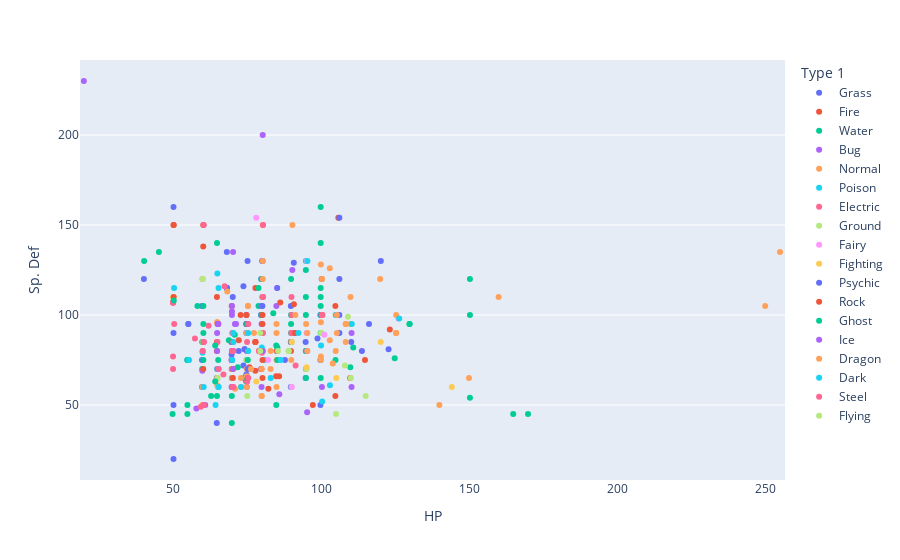

Notebook source saved alongside this figure:
### Code cell
px.strip(data_frame = df_pokemon[(c1) | (c2) | (c3) | (c4)], ## mas de 95
         x          = "HP",
         y         = "Sp. Def",
         hover_data = ["Name"],
         color      = "Type 1")

### Figure 1 — Plotly figure (JSON) as saved in the notebook; plotly's stock layout.template omitted (floating-point values rounded to 4 significant figures)
{"data": [{"alignmentgroup": "True", "boxpoints": "all", "customdata": [["Venusaur"], ["VenusaurMega Venusaur"], ["Vileplume"], ["Victreebel"], ["Exeggutor"], ["Tangela"], ["Meganium"], ["Bellossom"], ["Jumpluff"], ["Sceptile"], ["SceptileMega Sceptile"], ["Shiftry"], ["Breloom"], ["Cacturne"], ["Tropius"], ["Torterra"], ["Roserade"], ["Cherrim"], ["Carnivine"], ["Abomasnow"], ["AbomasnowMega Abomasnow"], ["Tangrowth"], ["Leafeon"], ["ShayminLand Forme"], ["ShayminSky Forme"], ["Serperior"], ["Simisage"], ["Whimsicott"], ["Lilligant"], ["Maractus"], ["Amoonguss"], ["Ferrothorn"], ["Virizion"], ["Chesnaught"], ["Gogoat"]], "fillcolor": "rgba(255,255,255,0)", "hoveron": "points", "hovertemplate": "Type 1=Grass<br>HP=%{x}<br>Sp. Def=%{y}<br>Name=%{customdata[0]}<extra></extra>", "legendgroup": "Grass", "line": {"color": "rgba(255,255,255,0)"}, "marker": {"color": "#636efa"}, "name": "Grass", "offsetgroup": "Grass", "orientation": "v", "pointpos": 0, "showlegend": true, "type": "box", "x": [80, 80, 75, 80, 95, 65, 80, 75, 75, 70, 70, 90, 60, 70, 99, 95, 60, 70, 74, 90, 90, 100, 65, 100, 100, 75, 75, 60, 70, 75, 114, 74, 91, 88, 123], "x0": " ", "xaxis": "x", "y": [100, 120, 90, 70, 65, 40, 100, 100, 95, 85, 85, 60, 60, 60, 87, 85, 105, 78, 72, 85, 105, 50, 65, 100, 75, 95, 63, 75, 75, 67, 80, 116, 129, 75, 81], "y0": " ", "yaxis": "y"}, {"alignmentgroup": "True", "boxpoints": "all", "customdata": [["Charizard"], ["CharizardMega Charizard X"], ["CharizardMega Charizard Y"], ["Ninetales"], ["Arcanine"], ["Rapidash"], ["Magmar"], ["Flareon"], ["Moltres"], ["Typhlosion"], ["Entei"], ["Ho-oh"], ["Blaziken"], ["BlazikenMega Blaziken"], ["Camerupt"], ["CameruptMega Camerupt"], ["Torkoal"], ["Infernape"], ["Magmortar"], ["Heatran"], ["Emboar"], ["Simisear"], ["DarmanitanStandard Mode"], ["DarmanitanZen Mode"], ["Heatmor"], ["Delphox"], ["Talonflame"], ["Pyroar"], ["Volcanion"]], "fillcolor": "rgba(255,255,255,0)", "hoveron": "points", "hovertemplate": "Type 1=Fire<br>HP=%{x}<br>Sp. Def=%{y}<br>Name=%{customdata[0]}<extra></extra>", "legendgroup": "Fire", "line": {"color": "rgba(255,255,255,0)"}, "marker": {"color": "#EF553B"}, "name": "Fire", "offsetgroup": "Fire", "orientation": "v", "pointpos": 0, "showlegend": true, "type": "box", "x": [78, 78, 78, 73, 90, 65, 65, 65, 90, 78, 115, 106, 80, 80, 70, 70, 70, 76, 75, 91, 110, 75, 105, 105, 85, 75, 78, 86, 80], "x0": " ", "xaxis": "x", "y": [85, 85, 115, 100, 80, 80, 85, 110, 85, 85, 75, 154, 70, 80, 75, 105, 70, 71, 95, 106, 65, 63, 55, 105, 66, 100, 69, 66, 90], "y0": " ", "yaxis": "y"}, {"alignmentgroup": "True", "boxpoints": "all", "customdata": [["Blastoise"], ["BlastoiseMega Blastoise"], ["Golduck"], ["Poliwrath"], ["Tentacruel"], ["Slowbro"], ["SlowbroMega Slowbro"], ["Dewgong"], ["Cloyster"], ["Kingler"], ["Seadra"], ["Seaking"], ["Starmie"], ["Gyarados"], ["GyaradosMega Gyarados"], ["Lapras"], ["Vaporeon"], ["Feraligatr"], ["Lanturn"], ["Politoed"], ["Quagsire"], ["Slowking"], ["Qwilfish"], ["Octillery"], ["Mantine"], ["Kingdra"], ["Suicune"], ["Swampert"], ["SwampertMega Swampert"], ["Ludicolo"], ["Pelipper"], ["Sharpedo"], ["SharpedoMega Sharpedo"], ["Wailord"], ["Whiscash"], ["Crawdaunt"], ["Milotic"], ["Huntail"], ["Gorebyss"], ["Relicanth"], ["Kyogre"], ["KyogrePrimal Kyogre"], ["Empoleon"], ["Floatzel"], ["Gastrodon"], ["Lumineon"], ["Palkia"], ["Phione"], ["Manaphy"], ["Samurott"], ["Simipour"], ["Seismitoad"], ["Basculin"], ["Carracosta"], ["Swanna"], ["Jellicent"], ["Alomomola"], ["KeldeoOrdinary Forme"], ["KeldeoResolute Forme"], ["Greninja"], ["Clawitzer"]], "fillcolor": "rgba(255,255,255,0)", "hoveron": "points", "hovertemplate": "Type 1=Water<br>HP=%{x}<br>Sp. Def=%{y}<br>Name=%{customdata[0]}<extra></extra>", "legendgroup": "Water", "line": {"color": "rgba(255,255,255,0)"}, "marker": {"color": "#00cc96"}, "name": "Water", "offsetgroup": "Water", "orientation": "v", "pointpos": 0, "showlegend": true, "type": "box", "x": [79, 79, 80, 90, 80, 95, 95, 90, 50, 55, 55, 80, 60, 95, 95, 130, 130, 85, 125, 90, 95, 95, 65, 75, 65, 75, 100, 100, 100, 80, 60, 70, 70, 170, 110, 63, 95, 55, 55, 100, 100, 100, 84, 85, 111, 69, 90, 80, 100, 95, 75, 105, 70, 74, 75, 100, 165, 91, 91, 72, 71], "x0": " ", "xaxis": "x", "y": [105, 115, 80, 90, 120, 80, 80, 95, 45, 50, 45, 80, 85, 100, 130, 95, 95, 83, 76, 100, 65, 110, 55, 75, 140, 95, 115, 90, 110, 100, 70, 40, 65, 45, 71, 55, 125, 75, 75, 65, 140, 160, 101, 50, 82, 86, 120, 80, 100, 70, 63, 75, 55, 65, 63, 105, 45, 90, 90, 71, 89], "y0": " ", "yaxis": "y"}, {"alignmentgroup": "True", "boxpoints": "all", "customdata": [["BeedrillMega Beedrill"], ["Venomoth"], ["Scyther"], ["Pinsir"], ["PinsirMega Pinsir"], ["Forretress"], ["Scizor"], ["ScizorMega Scizor"], ["Shuckle"], ["Heracross"], ["HeracrossMega Heracross"], ["Ninjask"], ["Vespiquen"], ["Yanmega"], ["Leavanny"], ["Scolipede"], ["Crustle"], ["Escavalier"], ["Galvantula"], ["Accelgor"], ["Durant"], ["Volcarona"], ["Genesect"]], "fillcolor": "rgba(255,255,255,0)", "hoveron": "points", "hovertemplate": "Type 1=Bug<br>HP=%{x}<br>Sp. Def=%{y}<br>Name=%{customdata[0]}<extra></extra>", "legendgroup": "Bug", "line": {"color": "rgba(255,255,255,0)"}, "marker": {"color": "#ab63fa"}, "name": "Bug", "offsetgroup": "Bug", "orientation": "v", "pointpos": 0, "showlegend": true, "type": "box", "x": [65, 70, 70, 65, 65, 75, 70, 70, 20, 80, 80, 61, 70, 86, 75, 60, 70, 70, 70, 80, 58, 85, 71], "x0": " ", "xaxis": "x", "y": [80, 75, 80, 70, 90, 60, 80, 100, 230, 95, 105, 50, 102, 56, 80, 69, 75, 105, 60, 60, 48, 105, 95], "y0": " ", "yaxis": "y"}, {"alignmentgroup": "True", "boxpoints": "all", "customdata": [["Pidgeot"], ["PidgeotMega Pidgeot"], ["Fearow"], ["Wigglytuff"], ["Persian"], ["Dodrio"], ["Chansey"], ["Kangaskhan"], ["KangaskhanMega Kangaskhan"], ["Tauros"], ["Snorlax"], ["Noctowl"], ["Girafarig"], ["Ursaring"], ["Porygon2"], ["Stantler"], ["Miltank"], ["Blissey"], ["Swellow"], ["Vigoroth"], ["Slaking"], ["Exploud"], ["Zangoose"], ["Kecleon"], ["Staraptor"], ["Ambipom"], ["Lopunny"], ["LopunnyMega Lopunny"], ["Purugly"], ["Lickilicky"], ["Porygon-Z"], ["Regigigas"], ["Arceus"], ["Stoutland"], ["Unfezant"], ["Audino"], ["AudinoMega Audino"], ["Cinccino"], ["Sawsbuck"], ["Bouffalant"], ["Braviary"], ["MeloettaAria Forme"], ["MeloettaPirouette Forme"], ["Furfrou"]], "fillcolor": "rgba(255,255,255,0)", "hoveron": "points", "hovertemplate": "Type 1=Normal<br>HP=%{x}<br>Sp. Def=%{y}<br>Name=%{customdata[0]}<extra></extra>", "legendgroup": "Normal", "line": {"color": "rgba(255,255,255,0)"}, "marker": {"color": "#FFA15A"}, "name": "Normal", "offsetgroup": "Normal", "orientation": "v", "pointpos": 0, "showlegend": true, "type": "box", "x": [83, 83, 65, 140, 65, 60, 250, 105, 105, 75, 160, 100, 70, 90, 85, 73, 95, 255, 60, 80, 150, 104, 73, 60, 85, 75, 65, 65, 71, 110, 85, 110, 120, 85, 80, 103, 103, 75, 80, 95, 100, 100, 100, 75], "x0": " ", "xaxis": "x", "y": [70, 80, 61, 50, 65, 60, 105, 80, 100, 70, 110, 96, 65, 75, 95, 65, 70, 135, 50, 55, 65, 73, 60, 120, 60, 66, 96, 96, 59, 95, 75, 110, 120, 90, 55, 86, 126, 60, 70, 95, 75, 128, 77, 90], "y0": " ", "yaxis": "y"}, {"alignmentgroup": "True", "boxpoints": "all", "customdata": [["Arbok"], ["Nidoqueen"], ["Nidoking"], ["Golbat"], ["Muk"], ["Weezing"], ["Crobat"], ["Swalot"], ["Seviper"], ["Skuntank"], ["Drapion"], ["Toxicroak"], ["Garbodor"], ["Dragalge"]], "fillcolor": "rgba(255,255,255,0)", "hoveron": "points", "hovertemplate": "Type 1=Poison<br>HP=%{x}<br>Sp. Def=%{y}<br>Name=%{customdata[0]}<extra></extra>", "legendgroup": "Poison", "line": {"color": "rgba(255,255,255,0)"}, "marker": {"color": "#19d3f3"}, "name": "Poison", "offsetgroup": "Poison", "orientation": "v", "pointpos": 0, "showlegend": true, "type": "box", "x": [60, 90, 81, 75, 105, 65, 85, 100, 73, 103, 70, 83, 80, 65], "x0": " ", "xaxis": "x", "y": [79, 85, 75, 75, 100, 70, 80, 83, 60, 61, 75, 65, 82, 123], "y0": " ", "yaxis": "y"}, {"alignmentgroup": "True", "boxpoints": "all", "customdata": [["Raichu"], ["Magneton"], ["Electrode"], ["Electabuzz"], ["Jolteon"], ["Zapdos"], ["Ampharos"], ["AmpharosMega Ampharos"], ["Raikou"], ["Manectric"], ["ManectricMega Manectric"], ["Luxray"], ["Magnezone"], ["Electivire"], ["Rotom"], ["RotomHeat Rotom"], ["RotomWash Rotom"], ["RotomFrost Rotom"], ["RotomFan Rotom"], ["RotomMow Rotom"], ["Zebstrika"], ["Eelektross"], ["ThundurusIncarnate Forme"], ["ThundurusTherian Forme"], ["Heliolisk"], ["Dedenne"]], "fillcolor": "rgba(255,255,255,0)", "hoveron": "points", "hovertemplate": "Type 1=Electric<br>HP=%{x}<br>Sp. Def=%{y}<br>Name=%{customdata[0]}<extra></extra>", "legendgroup": "Electric", "line": {"color": "rgba(255,255,255,0)"}, "marker": {"color": "#FF6692"}, "name": "Electric", "offsetgroup": "Electric", "orientation": "v", "pointpos": 0, "showlegend": true, "type": "box", "x": [60, 50, 60, 65, 65, 90, 90, 90, 90, 70, 70, 80, 70, 75, 50, 50, 50, 50, 50, 50, 75, 85, 79, 79, 62, 67], "x0": " ", "xaxis": "x", "y": [80, 70, 80, 85, 95, 90, 90, 110, 100, 60, 80, 79, 90, 85, 77, 107, 107, 107, 107, 107, 63, 80, 80, 80, 94, 67], "y0": " ", "yaxis": "y"}, {"alignmentgroup": "True", "boxpoints": "all", "customdata": [["Sandslash"], ["Rhydon"], ["Gligar"], ["Donphan"], ["Flygon"], ["Claydol"], ["Groudon"], ["GroudonPrimal Groudon"], ["Hippowdon"], ["Rhyperior"], ["Gliscor"], ["Excadrill"], ["Krookodile"], ["Stunfisk"], ["Golurk"], ["LandorusIncarnate Forme"], ["LandorusTherian Forme"]], "fillcolor": "rgba(255,255,255,0)", "hoveron": "points", "hovertemplate": "Type 1=Ground<br>HP=%{x}<br>Sp. Def=%{y}<br>Name=%{customdata[0]}<extra></extra>", "legendgroup": "Ground", "line": {"color": "rgba(255,255,255,0)"}, "marker": {"color": "#B6E880"}, "name": "Ground", "offsetgroup": "Ground", "orientation": "v", "pointpos": 0, "showlegend": true, "type": "box", "x": [75, 105, 65, 90, 80, 60, 100, 100, 108, 115, 75, 110, 95, 109, 89, 89, 89], "x0": " ", "xaxis": "x", "y": [55, 45, 65, 60, 80, 120, 90, 90, 72, 55, 75, 65, 70, 99, 80, 80, 80], "y0": " ", "yaxis": "y"}, {"alignmentgroup": "True", "boxpoints": "all", "customdata": [["Clefable"], ["Granbull"], ["Togekiss"], ["Florges"], ["Aromatisse"], ["Slurpuff"], ["Sylveon"], ["Xerneas"]], "fillcolor": "rgba(255,255,255,0)", "hoveron": "points", "hovertemplate": "Type 1=Fairy<br>HP=%{x}<br>Sp. Def=%{y}<br>Name=%{customdata[0]}<extra></extra>", "legendgroup": "Fairy", "line": {"color": "rgba(255,255,255,0)"}, "marker": {"color": "#FF97FF"}, "name": "Fairy", "offsetgroup": "Fairy", "orientation": "v", "pointpos": 0, "showlegend": true, "type": "box", "x": [95, 90, 85, 78, 101, 82, 95, 126], "x0": " ", "xaxis": "x", "y": [90, 60, 115, 154, 89, 75, 130, 98], "y0": " ", "yaxis": "y"}, {"alignmentgroup": "True", "boxpoints": "all", "customdata": [["Primeape"], ["Machamp"], ["Hitmonlee"], ["Hitmonchan"], ["Hitmontop"], ["Hariyama"], ["MedichamMega Medicham"], ["Lucario"], ["LucarioMega Lucario"], ["Conkeldurr"], ["Throh"], ["Sawk"], ["Mienshao"], ["Pangoro"], ["Hawlucha"]], "fillcolor": "rgba(255,255,255,0)", "hoveron": "points", "hovertemplate": "Type 1=Fighting<br>HP=%{x}<br>Sp. Def=%{y}<br>Name=%{customdata[0]}<extra></extra>", "legendgroup": "Fighting", "line": {"color": "rgba(255,255,255,0)"}, "marker": {"color": "#FECB52"}, "name": "Fighting", "offsetgroup": "Fighting", "orientation": "v", "pointpos": 0, "showlegend": true, "type": "box", "x": [65, 90, 50, 50, 50, 144, 60, 70, 70, 105, 120, 75, 65, 95, 78], "x0": " ", "xaxis": "x", "y": [70, 85, 110, 110, 110, 60, 85, 70, 70, 65, 85, 75, 60, 71, 63], "y0": " ", "yaxis": "y"}, {"alignmentgroup": "True", "boxpoints": "all", "customdata": [["Alakazam"], ["AlakazamMega Alakazam"], ["Hypno"], ["Mr. Mime"], ["Mewtwo"], ["MewtwoMega Mewtwo X"], ["MewtwoMega Mewtwo Y"], ["Mew"], ["Xatu"], ["Espeon"], ["Lugia"], ["Celebi"], ["Gardevoir"], ["GardevoirMega Gardevoir"], ["Grumpig"], ["DeoxysNormal Forme"], ["DeoxysAttack Forme"], ["DeoxysDefense Forme"], ["DeoxysSpeed Forme"], ["Gallade"], ["GalladeMega Gallade"], ["Uxie"], ["Mesprit"], ["Azelf"], ["Cresselia"], ["Victini"], ["Musharna"], ["Sigilyph"], ["Gothitelle"], ["Reuniclus"], ["Beheeyem"], ["MeowsticMale"], ["MeowsticFemale"], ["HoopaHoopa Confined"], ["HoopaHoopa Unbound"]], "fillcolor": "rgba(255,255,255,0)", "hoveron": "points", "hovertemplate": "Type 1=Psychic<br>HP=%{x}<br>Sp. Def=%{y}<br>Name=%{customdata[0]}<extra></extra>", "legendgroup": "Psychic", "line": {"color": "rgba(255,255,255,0)"}, "marker": {"color": "#636efa"}, "name": "Psychic", "offsetgroup": "Psychic", "orientation": "v", "pointpos": 0, "showlegend": true, "type": "box", "x": [55, 55, 85, 40, 106, 106, 106, 100, 65, 65, 106, 100, 68, 68, 80, 50, 50, 50, 50, 68, 68, 75, 80, 75, 120, 100, 116, 72, 70, 110, 75, 74, 74, 80, 80], "x0": " ", "xaxis": "x", "y": [95, 95, 115, 120, 90, 100, 120, 100, 70, 95, 154, 100, 115, 135, 110, 50, 20, 160, 90, 115, 115, 130, 105, 70, 130, 100, 95, 80, 110, 85, 95, 81, 81, 130, 130], "y0": " ", "yaxis": "y"}, {"alignmentgroup": "True", "boxpoints": "all", "customdata": [["Golem"], ["Omastar"], ["Kabutops"], ["Aerodactyl"], ["AerodactylMega Aerodactyl"], ["Tyranitar"], ["TyranitarMega Tyranitar"], ["Lunatone"], ["Solrock"], ["Cradily"], ["Armaldo"], ["Regirock"], ["Rampardos"], ["Bastiodon"], ["Probopass"], ["Gigalith"], ["Archeops"], ["Terrakion"], ["Barbaracle"], ["Tyrantrum"], ["Aurorus"], ["Carbink"], ["Diancie"], ["DiancieMega Diancie"]], "fillcolor": "rgba(255,255,255,0)", "hoveron": "points", "hovertemplate": "Type 1=Rock<br>HP=%{x}<br>Sp. Def=%{y}<br>Name=%{customdata[0]}<extra></extra>", "legendgroup": "Rock", "line": {"color": "rgba(255,255,255,0)"}, "marker": {"color": "#EF553B"}, "name": "Rock", "offsetgroup": "Rock", "orientation": "v", "pointpos": 0, "showlegend": true, "type": "box", "x": [80, 70, 60, 80, 80, 100, 100, 70, 70, 86, 75, 80, 97, 60, 60, 85, 75, 91, 72, 82, 123, 50, 50, 50], "x0": " ", "xaxis": "x", "y": [65, 70, 70, 75, 95, 100, 120, 85, 65, 107, 80, 100, 50, 138, 150, 80, 65, 90, 86, 59, 92, 150, 150, 110], "y0": " ", "yaxis": "y"}, {"alignmentgroup": "True", "boxpoints": "all", "customdata": [["Gengar"], ["GengarMega Gengar"], ["Misdreavus"], ["Banette"], ["BanetteMega Banette"], ["Dusclops"], ["Drifblim"], ["Mismagius"], ["Spiritomb"], ["Dusknoir"], ["GiratinaAltered Forme"], ["GiratinaOrigin Forme"], ["Cofagrigus"], ["Chandelure"], ["Trevenant"], ["GourgeistAverage Size"], ["GourgeistSmall Size"], ["GourgeistLarge Size"], ["GourgeistSuper Size"]], "fillcolor": "rgba(255,255,255,0)", "hoveron": "points", "hovertemplate": "Type 1=Ghost<br>HP=%{x}<br>Sp. Def=%{y}<br>Name=%{customdata[0]}<extra></extra>", "legendgroup": "Ghost", "line": {"color": "rgba(255,255,255,0)"}, "marker": {"color": "#00cc96"}, "name": "Ghost", "offsetgroup": "Ghost", "orientation": "v", "pointpos": 0, "showlegend": true, "type": "box", "x": [60, 60, 60, 64, 64, 40, 150, 60, 50, 45, 150, 150, 58, 60, 85, 65, 55, 75, 85], "x0": " ", "xaxis": "x", "y": [75, 95, 85, 63, 83, 130, 54, 105, 108, 135, 120, 100, 105, 90, 82, 75, 75, 75, 75], "y0": " ", "yaxis": "y"}, {"alignmentgroup": "True", "boxpoints": "all", "customdata": [["Jynx"], ["Articuno"], ["Piloswine"], ["Glalie"], ["GlalieMega Glalie"], ["Walrein"], ["Regice"], ["Glaceon"], ["Mamoswine"], ["Froslass"], ["Vanilluxe"], ["Beartic"], ["Cryogonal"], ["Avalugg"]], "fillcolor": "rgba(255,255,255,0)", "hoveron": "points", "hovertemplate": "Type 1=Ice<br>HP=%{x}<br>Sp. Def=%{y}<br>Name=%{customdata[0]}<extra></extra>", "legendgroup": "Ice", "line": {"color": "rgba(255,255,255,0)"}, "marker": {"color": "#ab63fa"}, "name": "Ice", "offsetgroup": "Ice", "orientation": "v", "pointpos": 0, "showlegend": true, "type": "box", "x": [65, 90, 100, 80, 80, 110, 80, 65, 110, 70, 71, 95, 70, 95], "x0": " ", "xaxis": "x", "y": [95, 125, 60, 80, 80, 90, 200, 95, 60, 70, 95, 80, 135, 46], "y0": " ", "yaxis": "y"}, {"alignmentgroup": "True", "boxpoints": "all", "customdata": [["Dragonite"], ["Altaria"], ["AltariaMega Altaria"], ["Salamence"], ["SalamenceMega Salamence"], ["Latias"], ["LatiasMega Latias"], ["Latios"], ["LatiosMega Latios"], ["Rayquaza"], ["RayquazaMega Rayquaza"], ["Garchomp"], ["GarchompMega Garchomp"], ["Haxorus"], ["Druddigon"], ["Reshiram"], ["Zekrom"], ["Kyurem"], ["KyuremBlack Kyurem"], ["KyuremWhite Kyurem"], ["Sliggoo"], ["Goodra"], ["Zygarde50% Forme"]], "fillcolor": "rgba(255,255,255,0)", "hoveron": "points", "hovertemplate": "Type 1=Dragon<br>HP=%{x}<br>Sp. Def=%{y}<br>Name=%{customdata[0]}<extra></extra>", "legendgroup": "Dragon", "line": {"color": "rgba(255,255,255,0)"}, "marker": {"color": "#FFA15A"}, "name": "Dragon", "offsetgroup": "Dragon", "orientation": "v", "pointpos": 0, "showlegend": true, "type": "box", "x": [91, 75, 75, 95, 95, 80, 80, 80, 80, 105, 105, 108, 108, 76, 77, 100, 100, 125, 125, 125, 68, 90, 108], "x0": " ", "xaxis": "x", "y": [100, 105, 105, 80, 90, 130, 150, 110, 120, 90, 100, 85, 95, 70, 90, 120, 100, 90, 90, 100, 113, 150, 95], "y0": " ", "yaxis": "y"}, {"alignmentgroup": "True", "boxpoints": "all", "customdata": [["Umbreon"], ["Sneasel"], ["Houndoom"], ["HoundoomMega Houndoom"], ["SableyeMega Sableye"], ["Absol"], ["AbsolMega Absol"], ["Honchkrow"], ["Weavile"], ["Darkrai"], ["Liepard"], ["Scrafty"], ["Zoroark"], ["Bisharp"], ["Mandibuzz"], ["Hydreigon"], ["Malamar"], ["Yveltal"]], "fillcolor": "rgba(255,255,255,0)", "hoveron": "points", "hovertemplate": "Type 1=Dark<br>HP=%{x}<br>Sp. Def=%{y}<br>Name=%{customdata[0]}<extra></extra>", "legendgroup": "Dark", "line": {"color": "rgba(255,255,255,0)"}, "marker": {"color": "#19d3f3"}, "name": "Dark", "offsetgroup": "Dark", "orientation": "v", "pointpos": 0, "showlegend": true, "type": "box", "x": [95, 55, 75, 75, 50, 65, 65, 100, 70, 70, 64, 65, 60, 65, 110, 92, 86, 126], "x0": " ", "xaxis": "x", "y": [130, 75, 80, 90, 115, 60, 60, 52, 85, 90, 50, 115, 60, 70, 95, 90, 75, 98], "y0": " ", "yaxis": "y"}, {"alignmentgroup": "True", "boxpoints": "all", "customdata": [["Steelix"], ["SteelixMega Steelix"], ["Skarmory"], ["MawileMega Mawile"], ["Lairon"], ["Aggron"], ["AggronMega Aggron"], ["Metagross"], ["MetagrossMega Metagross"], ["Registeel"], ["Jirachi"], ["Bronzong"], ["Dialga"], ["Klang"], ["Klinklang"], ["Cobalion"], ["Doublade"], ["AegislashBlade Forme"], ["AegislashShield Forme"], ["Klefki"]], "fillcolor": "rgba(255,255,255,0)", "hoveron": "points", "hovertemplate": "Type 1=Steel<br>HP=%{x}<br>Sp. Def=%{y}<br>Name=%{customdata[0]}<extra></extra>", "legendgroup": "Steel", "line": {"color": "rgba(255,255,255,0)"}, "marker": {"color": "#FF6692"}, "name": "Steel", "offsetgroup": "Steel", "orientation": "v", "pointpos": 0, "showlegend": true, "type": "box", "x": [75, 75, 65, 50, 60, 70, 70, 80, 80, 80, 100, 67, 100, 60, 60, 91, 59, 60, 60, 57], "x0": " ", "xaxis": "x", "y": [65, 95, 70, 95, 50, 60, 80, 90, 110, 150, 100, 116, 100, 85, 85, 72, 49, 50, 150, 87], "y0": " ", "yaxis": "y"}, {"alignmentgroup": "True", "boxpoints": "all", "customdata": [["TornadusIncarnate Forme"], ["TornadusTherian Forme"], ["Noivern"]], "fillcolor": "rgba(255,255,255,0)", "hoveron": "points", "hovertemplate": "Type 1=Flying<br>HP=%{x}<br>Sp. Def=%{y}<br>Name=%{customdata[0]}<extra></extra>", "legendgroup": "Flying", "line": {"color": "rgba(255,255,255,0)"}, "marker": {"color": "#B6E880"}, "name": "Flying", "offsetgroup": "Flying", "orientation": "v", "pointpos": 0, "showlegend": true, "type": "box", "x": [79, 79, 85], "x0": " ", "xaxis": "x", "y": [80, 90, 80], "y0": " ", "yaxis": "y"}], "layout": {"boxmode": "group", "legend": {"title": {"text": "Type 1"}, "tracegroupgap": 0}, "margin": {"t": 60}, "xaxis": {"anchor": "y", "domain": [0, 1], "title": {"text": "HP"}}, "yaxis": {"anchor": "x", "domain": [0, 1], "title": {"text": "Sp. Def"}}}}
